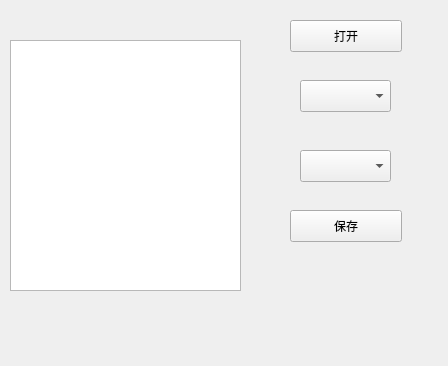
<?xml version="1.0" encoding="UTF-8"?>
<ui version="4.0">
 <class>IDPhoto</class>
 <widget class="QWidget" name="IDPhoto">
  <property name="geometry">
   <rect>
    <x>0</x>
    <y>0</y>
    <width>448</width>
    <height>366</height>
   </rect>
  </property>
  <property name="windowTitle">
   <string>证件照</string>
  </property>
  <widget class="QPushButton" name="pushButton_Save">
   <property name="geometry">
    <rect>
     <x>290</x>
     <y>210</y>
     <width>112</width>
     <height>32</height>
    </rect>
   </property>
   <property name="text">
    <string>保存</string>
   </property>
  </widget>
  <widget class="QComboBox" name="comboBox_Size">
   <property name="geometry">
    <rect>
     <x>300</x>
     <y>80</y>
     <width>91</width>
     <height>32</height>
    </rect>
   </property>
  </widget>
  <widget class="QComboBox" name="comboBox_Color">
   <property name="geometry">
    <rect>
     <x>300</x>
     <y>150</y>
     <width>91</width>
     <height>32</height>
    </rect>
   </property>
  </widget>
  <widget class="QGraphicsView" name="graphicsView">
   <property name="geometry">
    <rect>
     <x>10</x>
     <y>40</y>
     <width>231</width>
     <height>251</height>
    </rect>
   </property>
  </widget>
  <widget class="QPushButton" name="pushButton_Open">
   <property name="geometry">
    <rect>
     <x>290</x>
     <y>20</y>
     <width>112</width>
     <height>32</height>
    </rect>
   </property>
   <property name="text">
    <string>打开</string>
   </property>
  </widget>
 </widget>
 <resources/>
 <connections/>
</ui>
